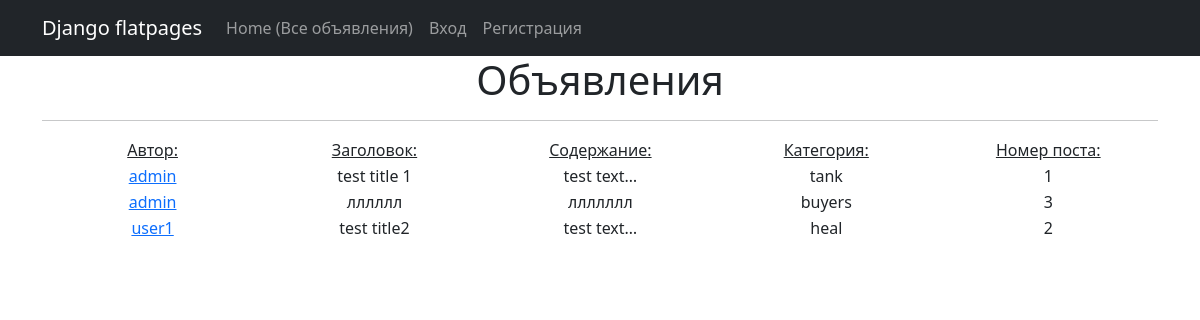
Page /post/ on the earlier database version.
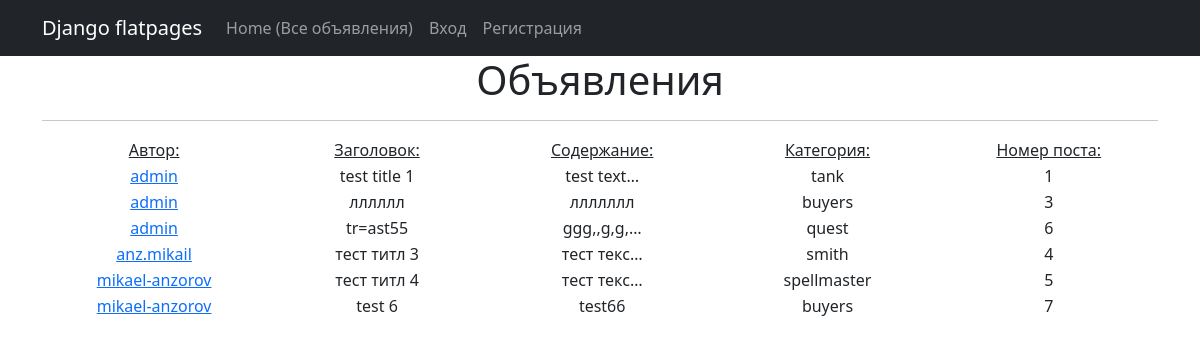
Same page on the later database version.
### app_01/models.py (models this page shows, shortened)
class Post(models.Model):
    TYPE = (
        ('tank', 'Танки'),
        ('heal', 'Хилы'),
        ('dd', 'ДД'),
        ('buyers', 'Торговцы'),
        ('gildemaster', 'Гилдмастеры'),
        ('quest', 'Квестгиверы'),
        ('smith', 'Кузнецы'),
        ('tanner', 'Кожевники'),
        ('potion', 'Зельевары'),
        ('spellmaster', 'Мастер заклинаний'),
    )
    author = models.ForeignKey(User, on_delete=models.CASCADE)
    title = models.CharField(max_length=20)
    text = RichTextUploadingField(null=True, config_name='default',)
    category = models.CharField(max_length=20, choices=TYPE, default='tank')

### app_01/views.py (the view)
# urls.py: path('post/', PostList.as_view(), name='post'),
class PostList(ListView):
    model = Post
    ordering = 'author'
    template_name = 'post.html'
    context_object_name = 'post'

### templates/post.html (shortened to what this page needs)
{% extends 'flatpages/default.html' %}
{% block content %}
<h1>Объявления</h1>
   <hr>
   {% if post %}
    <table style="margin-left: 1px; margin-rith: ;">
        <tr>
               <td style="width: 200px"><u>Автор:</u></td>
               <td style="width: 200px"><u>Заголовок:</u></td>
               <td style="width: 200px"><u>Содержание:</u></td>
               <td style="width: 200px"><u>Категория:</u></td>
               <td style="width: 200px"><u>Номер поста:</u></td>
           </tr>
           {% for new in post %}
           <tr>
               <td style="width: 250px"><a href={% url 'post_id' new.id%} >{{new.author}}</a></td>
               <td style="width: 250px">{{new.title}}</td>
               <td style="width: 250px">{{new.text|truncatechars:10}}</td>
               <td style="width: 250px">{{new.category}}</td>
               <td style="width: 250px">{{new.id}}</td>
           </tr>
           {% endfor %}
    </table>
   {% else %}
       <h2>Публикаций нет!</h2>
   {% endif %}
{% endblock content %}

Differences in the rows shown:
removed Post: author "user1", title "test title2", text "test text…", category "heal", id "2"
added Post: author "admin", title "tr=ast55", text "ggg,,g,g,…", category "quest", id "6"
added Post: author "anz.mikail", title "тест титл 3", text "тест текс…", category "smith", id "4"
added Post: author "mikael-anzorov", title "тест титл 4", text "тест текс…", category "spellmaster", id "5"
added Post: author "mikael-anzorov", title "test 6", text "test66", category "buyers", id "7"
